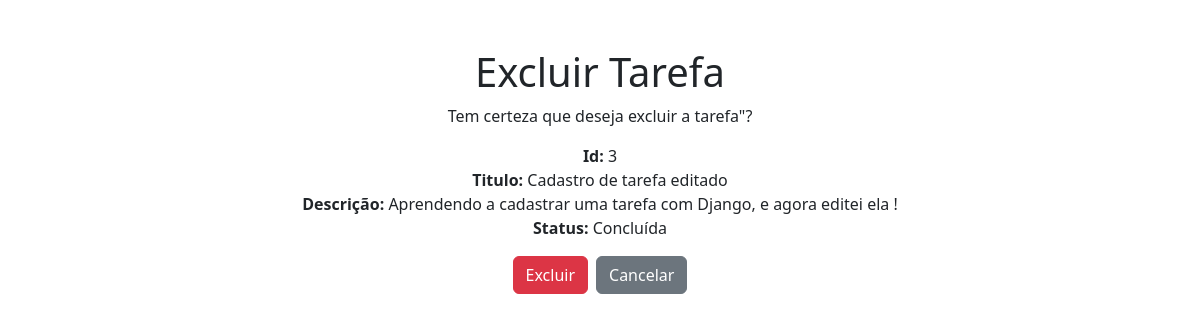
The page /deletar/3/ (signed in) on the database its author committed.
### core/models.py (models this page shows, shortened)
class Tarefa(models.Model):
    usuario = models.ForeignKey(settings.AUTH_USER_MODEL, on_delete=models.CASCADE, related_name='tarefas')
    titulo = models.CharField(max_length=50, blank=False, null=False)
    descricao = models.CharField(max_length=500, blank=False, null=False)
    data = models.DateField(null=False)
    status = models.BooleanField(null=False)

### core/views.py (the view)
# urls.py: path('deletar/<int:id>/', deletar_tarefa, name='deletar_tarefa'),
@login_required
def deletar_tarefa(request, id):
    tarefa = get_object_or_404(Tarefa, id=id, usuario=request.user)
    if request.method == 'POST':
        tarefa.delete()
        return redirect('index')
    return render(request, 'core/deletar_tarefa.html', {'tarefa': tarefa})

### templates/core/deletar_tarefa.html (shortened to what this page needs)
<!DOCTYPE html>
<html lang="pt-br">
<head>
    <link href="https://cdn.jsdelivr.net/npm/bootstrap@5.3.8/dist/css/bootstrap.min.css" rel="stylesheet">
</head>
<body>
    <div class="container mt-5">
        <h1 class="text-center mt-5">Excluir Tarefa</h1>
        <p class="text-center">Tem certeza que deseja excluir a tarefa"?</p>
        <p class="text-center">
            <strong>Id:</strong> {{ tarefa.id }}<br>
            <strong>Titulo:</strong> {{ tarefa.titulo }}<br>
            <strong>Descrição:</strong> {{ tarefa.descricao }}<br>
            <strong>Status:</strong> {% if tarefa.status %} Concluída {% else %} Pendente {% endif %}
        </p>
        <form method="POST" action="">
            <div class="d-flex justify-content-center gap-2">
                <button type="submit" class="btn btn-danger">Excluir</button>
                <a class="btn btn-secondary" href="{% url 'index' %}">Cancelar</a>
            </div>
        </form>
    </div>
</body>
</html>

### rows shown on the page
Tarefa: id "3", titulo "Cadastro de tarefa editado", descricao "Aprendendo a cadastrar uma tarefa com Django, e agora editei ela !"
